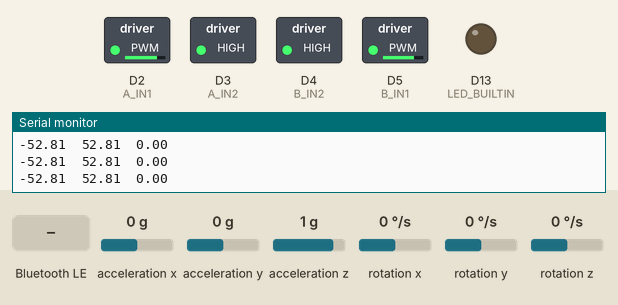
A sketch run on a simulated Arduino Nano 33 BLE. Parts: switched loads named in the sketch (green lamp = pin HIGH), output pins drawn as LEDs (lit = HIGH), the last lines printed to the serial monitor. The inputs (shaded band) are chosen by the test bench; at power-on: acceleration y 0 g, acceleration x 0 g, acceleration z 1 g, rotation x 0 °/s, rotation y 0 °/s, rotation z 0 °/s. Nothing arrives over Bluetooth unless stated; a phone connects over Bluetooth LE 3 s after start.

Above: at 1.2 s.
1.3 s: acceleration y set to -1.4 g
At 1.47 s:
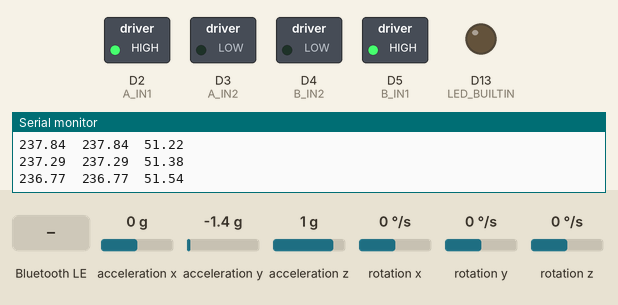
At 4.0 s:
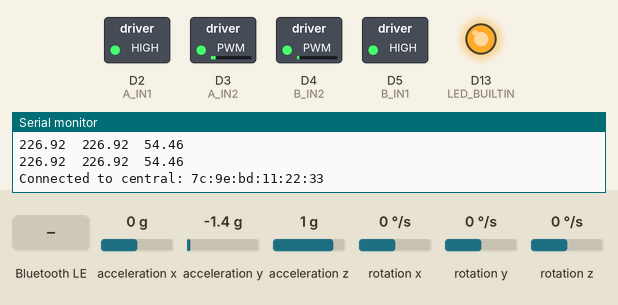
4.3 s: Bluetooth LE write "FORWARD" received
5.8 s: Bluetooth LE write "BACKWARD" received
7.3 s: Bluetooth LE write "LEFT" received
Timing chart, 0 to 9.8 s (numbered marks = the images above; inputs shaded):
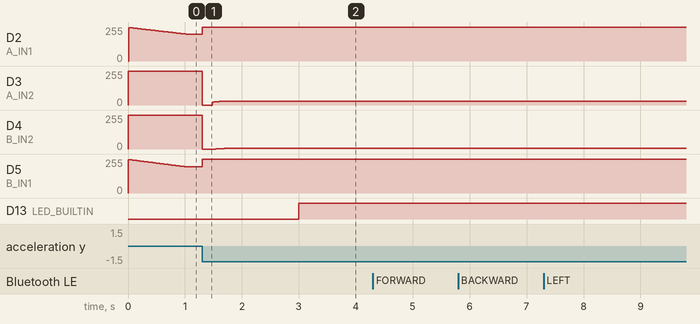

The sketch:

BLE_self_balancing_robot.ino
```cpp
#include <Arduino_BMI270_BMM150.h>  // IMU sensor library
#include <ArduinoBLE.h>             // BLE communication library
#include <string.h>                 // For string manipulation

#define BUFFER_SIZE 20  // Max BLE characteristic buffer size

// BLE service and characteristic setup (for PID and angle control)
BLEService customService("00000000-5EC4-4083-81CD-A10B8D5CF6EC");
BLECharacteristic customCharacteristic(
    "00000001-5EC4-4083-81CD-A10B8D5CF6EC", BLERead | BLEWrite | BLENotify, BUFFER_SIZE, false);

// Motor driver pins
int A_IN1 = 2;
int A_IN2 = 3;
int B_IN1 = 5;
int B_IN2 = 4;

// Variables for PID control and timing
float delta_T;
float previous_time;
float current_time;
float response;
float pid_p = 0;
float pid_i = 0;
float pid_d = 0;
float k_p = 3.3;
float k_i = 57.5;
float k_d = 0.38;
float err = 0.0;
float previous_err = 0;
float pwm;

float k = 0.95;  // Complementary filter constant
float x_accel, y_accel, z_accel, theta_accel;
float x_gyro, y_gyro, z_gyro, theta_gyro = 0;
float desired_angle = 0.85;
float tuned_desired_angle = 1.04;
float forward_desired_angle = 1.05;
float backward_desired_angle = 0.05;
float theta_comp = 0.0;
float right_wheel_adjustment = 1.105;

// Movement flags
int forward_flag = 0;
int backward_flag = 0;
int left_flag = 0;
int right_flag = 0;

// Timing for direction state machines
float forward_previous_time = 0.0;
float backward_previous_time = 0.0;
float left_previous_time = 0.0;
float right_previous_time = 0.0;

float forward_current_time;
float backward_current_time;
float left_current_time;
float right_current_time;

float forward_runtime = 0.0;
float backward_runtime = 0.0;
float left_runtime = 0.0;
float right_runtime = 0.0;

// Function declarations
void go_forward();
void go_backward();

void setup() {
  pinMode(LED_BUILTIN, OUTPUT);

  // Initialize BLE
  if (!BLE.begin()) {
    Serial.println("Starting BLE failed!");
    while (1);
  }

  BLE.setLocalName("BLE-GROUP10");
  BLE.setDeviceName("BLE-GROUP10");
  customService.addCharacteristic(customCharacteristic);
  BLE.addService(customService);
  customCharacteristic.writeValue("Waiting for data");
  BLE.advertise();
  Serial.println("Bluetooth® device active, waiting for connections...");

  // Motor pins setup
  pinMode(A_IN1, OUTPUT);
  pinMode(A_IN2, OUTPUT);
  pinMode(B_IN1, OUTPUT);
  pinMode(B_IN2, OUTPUT);

  // Initialize IMU
  if (!IMU.begin()) {
    while (1);
  }

  current_time = millis();
}

void loop() {
  previous_time = current_time;
  current_time = millis();
  delta_T = (current_time - previous_time) / 1000.0;

  // Read accelerometer and gyroscope, update complementary filter
  if (IMU.accelerationAvailable()) {
    IMU.readAcceleration(x_accel, y_accel, z_accel);
    theta_accel = (-1) * atan2(y_accel, z_accel) * 180 / PI;
  }
  if (IMU.gyroscopeAvailable()) {
    IMU.readGyroscope(x_gyro, y_gyro, z_gyro);
    if (abs(x_gyro) < 0.7) x_gyro = 0;
    theta_gyro += x_gyro * delta_T;
  }

  theta_comp = k * (theta_comp + x_gyro * delta_T) + (1 - k) * theta_accel;
  err = theta_comp - desired_angle;

  // PID control calculation
  pid_p = k_p * err;
  pid_i += k_i * err * delta_T;
  pid_i = constrain(pid_i, -50, 50);
  pid_d = k_d * ((err - previous_err) / delta_T);
  response = pid_p + pid_i + pid_d;
  response = constrain(response, -255, 255);
  pwm = abs(response);
  previous_err = err;

  // Motor PWM output based on PID response
  if (response > 0) {
    analogWrite(A_IN1, 255);
    analogWrite(A_IN2, 255 - pwm);
    analogWrite(B_IN1, 255);
    analogWrite(B_IN2, 255 - pwm * right_wheel_adjustment);
  } else if (response < -0) {
    analogWrite(A_IN1, 255 - pwm);
    analogWrite(A_IN2, 255);
    analogWrite(B_IN1, 255 - pwm * right_wheel_adjustment);
    analogWrite(B_IN2, 255);
  } else {
    analogWrite(A_IN1, 0);
    analogWrite(A_IN2, 0);
    analogWrite(B_IN1, 0);
    analogWrite(B_IN2, 0);
  }

  // Debug output
  Serial.print(response);
  Serial.print('\t');
  Serial.print(pwm);
  Serial.print('\t');
  Serial.print(theta_comp);
  Serial.print('\n');

  BLEDevice central = BLE.central();

  if (central) {
    Serial.print("Connected to central: ");
    Serial.println(central.address());
    digitalWrite(LED_BUILTIN, HIGH);

    // BLE command parsing loop
    while (central.connected()) {
      if (customCharacteristic.written()) {
        int length = customCharacteristic.valueLength();
        const unsigned char* receivedData = customCharacteristic.value();
        char receivedString[length + 1];
        memcpy(receivedString, receivedData, length);
        receivedString[length] = '\0';
        Serial.print("Received data: ");
        Serial.println(receivedString);
        customCharacteristic.writeValue("Data received");

        String cmd = String(receivedString);

        if (cmd == "FORWARD") {
          forward_flag = 1; backward_flag = left_flag = right_flag = 0; forward_runtime = 0;
        } else if (cmd == "BACKWARD") {
          backward_flag = 1; forward_flag = left_flag = right_flag = 0; backward_runtime = 0;
        } else if (cmd == "LEFT") {
          left_flag = 1; forward_flag = backward_flag = right_flag = 0;
        } else if (cmd == "RIGHT") {
          right_flag = 1; forward_flag = backward_flag = left_flag = 0;
        } else if (cmd == "PAUSE") {
          forward_flag = backward_flag = left_flag = right_flag = 0;
          // Smoothly adjust to tuned angle
        } else if (cmd == "UP") {
          desired_angle += 0.01;
        } else if (cmd == "DOWN") {
          desired_angle -= 0.01;
        } else if (cmd == "P UP") {
          k_p += 0.1;
        } else if (cmd == "P DOWN") {
          k_p -= 0.1;
        } else if (cmd == "I UP") {
          k_i += 0.5;
        } else if (cmd == "I DOWN") {
          k_i -= 0.5;
        } else if (cmd == "D UP") {
          k_d += 0.01;
        } else if (cmd == "D DOWN") {
          k_d -= 0.01;
        }
      }

      // Re-run sensor reading and PID updates while connected
      // (Repeated similar logic to maintain balancing)
      if (IMU.accelerationAvailable()) {
        IMU.readAcceleration(x_accel, y_accel, z_accel);
        theta_accel = (-1) * atan2(y_accel, z_accel) * 180 / PI;
      }
      if (IMU.gyroscopeAvailable()) {
        IMU.readGyroscope(x_gyro, y_gyro, z_gyro);
        if (abs(x_gyro) < 0.7) x_gyro = 0;
        theta_gyro += x_gyro * delta_T;
      }

      theta_comp = k * (theta_comp + x_gyro * delta_T) + (1 - k) * theta_accel;
      err = theta_comp - desired_angle;
      pid_p = k_p * err;
      pid_i += k_i * err * delta_T;
      pid_i = constrain(pid_i, -55, 55);
      pid_d = k_d * ((err - previous_err) / delta_T);
      response = pid_p + pid_i + pid_d;
      response = constrain(response, -255, 255);
      pwm = abs(response);
      previous_err = err;

      // Handle movement flags (forward, backward, turning)
      if (!left_flag && !right_flag) {
        // Balance
      }
      if (forward_flag != 0) go_forward();
      if (backward_flag != 0) go_backward();
    }

    digitalWrite(LED_BUILTIN, LOW);
    Serial.println("Disconnected from central.");
  }
}

// Periodic toggling of angles for forward/backward movement
void go_forward() {
  if (forward_previous_time == 0) {
    forward_previous_time = millis();
    return;
  }
  forward_current_time = millis();
  forward_runtime += (forward_current_time - forward_previous_time);
  forward_previous_time = forward_current_time;

  if (forward_flag == 1 && forward_runtime >= 100) {
    forward_flag = 2;
    forward_runtime = 0;
  } else if (forward_flag == 2 && forward_runtime >= 50) {
    forward_flag = 1;
    forward_runtime = 0;
  }

  desired_angle = (forward_flag == 1) ? forward_desired_angle : tuned_desired_angle;
}

// Similar logic for backward
void go_backward() {
  if (backward_previous_time == 0) {
    backward_previous_time = millis();
    return;
  }
  backward_current_time = millis();
  backward_runtime += (backward_current_time - backward_previous_time);
  backward_previous_time = backward_current_time;

  if (backward_flag == 1 && backward_runtime >= 100) {
    backward_flag = 2;
    backward_runtime = 0;
  } else if (backward_flag == 2 && backward_runtime >= 50) {
    backward_flag = 1;
    backward_runtime = 0;
  }

  desired_angle = (backward_flag == 1) ? backward_desired_angle : tuned_desired_angle;
}
```

Measured:
- after the input at 1.3 s, D2 (A_IN1): 202/255 → 255/255 at once; D4 (B_IN2): 255/255 → 0/255 at once, → 3/255 0.24 s later, → 4/255 0.15 s later; D5 (B_IN1): 196/255 → 255/255 at once
